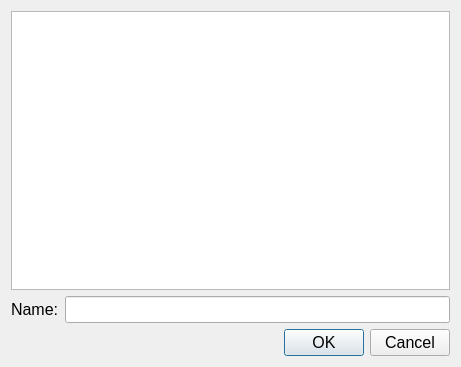
<?xml version="1.0" encoding="UTF-8"?>
<ui version="4.0">
 <class>saveDialog</class>
 <widget class="QDialog" name="saveDialog">
  <property name="geometry">
   <rect>
    <x>0</x>
    <y>0</y>
    <width>461</width>
    <height>367</height>
   </rect>
  </property>
  <property name="windowTitle">
   <string>Dialog</string>
  </property>
  <layout class="QGridLayout" name="gridLayout">
   <item row="4" column="0">
    <widget class="QDialogButtonBox" name="buttonBox">
     <property name="font">
      <font>
       <pointsize>12</pointsize>
      </font>
     </property>
     <property name="orientation">
      <enum>Qt::Horizontal</enum>
     </property>
     <property name="standardButtons">
      <set>QDialogButtonBox::Cancel|QDialogButtonBox::Ok</set>
     </property>
    </widget>
   </item>
   <item row="1" column="0">
    <layout class="QHBoxLayout" name="horizontalLayout">
     <item>
      <widget class="QLabel" name="label">
       <property name="font">
        <font>
         <pointsize>12</pointsize>
        </font>
       </property>
       <property name="text">
        <string>Name:</string>
       </property>
      </widget>
     </item>
     <item>
      <widget class="QLineEdit" name="fileName">
       <property name="font">
        <font>
         <pointsize>12</pointsize>
        </font>
       </property>
      </widget>
     </item>
    </layout>
   </item>
   <item row="0" column="0">
    <widget class="QTreeView" name="treeView"/>
   </item>
  </layout>
 </widget>
 <resources/>
 <connections>
  <connection>
   <sender>buttonBox</sender>
   <signal>accepted()</signal>
   <receiver>saveDialog</receiver>
   <slot>accept()</slot>
   <hints>
    <hint type="sourcelabel">
     <x>248</x>
     <y>254</y>
    </hint>
    <hint type="destinationlabel">
     <x>157</x>
     <y>274</y>
    </hint>
   </hints>
  </connection>
  <connection>
   <sender>buttonBox</sender>
   <signal>rejected()</signal>
   <receiver>saveDialog</receiver>
   <slot>reject()</slot>
   <hints>
    <hint type="sourcelabel">
     <x>316</x>
     <y>260</y>
    </hint>
    <hint type="destinationlabel">
     <x>286</x>
     <y>274</y>
    </hint>
   </hints>
  </connection>
 </connections>
</ui>
